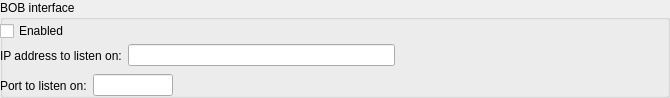
     <widget class="QGroupBox" name="bobGroupBox">
      <property name="minimumSize">
       <size>
        <width>0</width>
        <height>98</height>
       </size>
      </property>
      <property name="maximumSize">
       <size>
        <width>16777215</width>
        <height>98</height>
       </size>
      </property>
      <property name="title">
       <string>BOB interface</string>
      </property>
      <widget class="QCheckBox" name="bobEnabledCheckBox">
       <property name="geometry">
        <rect>
         <x>0</x>
         <y>20</y>
         <width>97</width>
         <height>22</height>
        </rect>
       </property>
       <property name="text">
        <string>Enabled</string>
       </property>
      </widget>
      <widget class="QWidget" name="bob_horizontalLayoutWidget_8">
       <property name="geometry">
        <rect>
         <x>0</x>
         <y>40</y>
         <width>661</width>
         <height>31</height>
        </rect>
       </property>
       <layout class="QHBoxLayout" name="bob_horizontalLayout_25">
        <item>
         <widget class="QLabel" name="bob_label_24">
          <property name="text">
           <string>IP address to listen on:</string>
          </property>
         </widget>
        </item>
        <item>
         <widget class="QLineEdit" name="bobAddressLineEdit"/>
        </item>
        <item>
         <spacer name="bob_horizontalSpacer_19">
          <property name="orientation">
           <enum>Qt::Horizontal</enum>
          </property>
          <property name="sizeHint" stdset="0">
           <size>
            <width>40</width>
            <height>20</height>
           </size>
          </property>
         </spacer>
        </item>
       </layout>
      </widget>
      <widget class="QWidget" name="bob_horizontalLayoutWidget_9">
       <property name="geometry">
        <rect>
         <x>0</x>
         <y>70</y>
         <width>661</width>
         <height>31</height>
        </rect>
       </property>
       <layout class="QHBoxLayout" name="bob_horizontalLayout_26">
        <item>
         <widget class="QLabel" name="bob_label_25">
          <property name="text">
           <string>Port to listen on:</string>
          </property>
         </widget>
        </item>
        <item>
         <widget class="QLineEdit" name="bobPortLineEdit">
          <property name="maximumSize">
           <size>
            <width>80</width>
            <height>16777215</height>
           </size>
          </property>
         </widget>
        </item>
        <item>
         <spacer name="bob_horizontalSpacer_20">
          <property name="orientation">
           <enum>Qt::Horizontal</enum>
          </property>
          <property name="sizeHint" stdset="0">
           <size>
            <width>40</width>
            <height>20</height>
           </size>
          </property>
         </spacer>
        </item>
       </layout>
      </widget>
     </widget>
